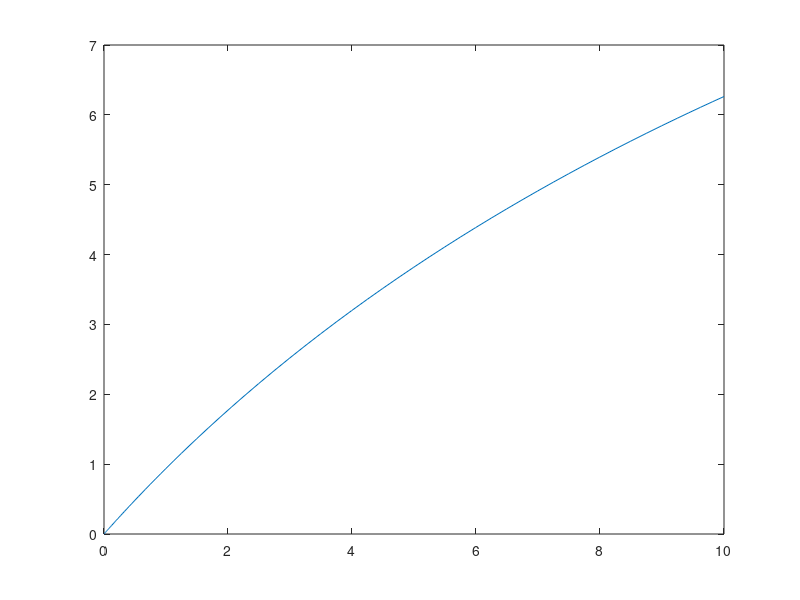

The MATLAB script that drew this image:
function [t,y] = call_ode()
%UNTITLED2 Summary of this function goes here
%   Detailed explanation goes here

    tspan = [0 10]; %time Interval
    y0 = 0;
    [t,y] = ode45(@dstate, tspan, y0);
    plot(t,y)
    print_values(t,y);
    
    function n = funcN(y)
        mu = 0.5;
        sigma = 1/5;
        n = 1 + mu * exp(-sigma * y);
    end
    
    function dydt = dstate(t,y)
        epsilon = 0.707 * funcN(0);
        dydt = sqrt((funcN(y)/epsilon)^2 - 1);
    end

    function [] = print_values(t, y)
        for m = 1:size(t)
           fprintf('(%2.5f, %2.5f) ', t(m), y(m)); 
        end
    end
    
end